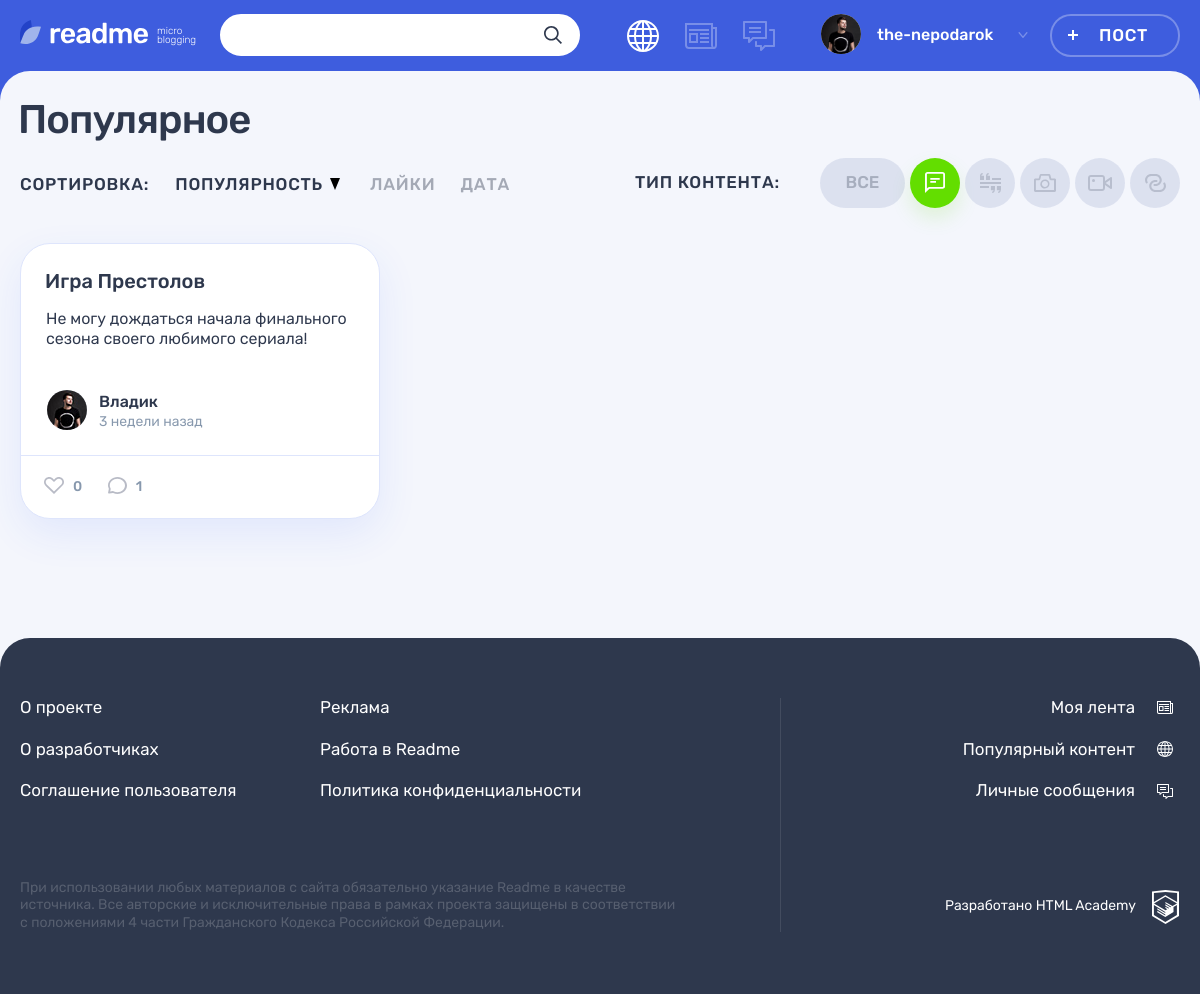
The page /?sort_by=view_count&type_id=1 on the database its author committed.
### tables this page shows
CREATE TABLE content_type
(
  id               TINYINT AUTO_INCREMENT PRIMARY KEY,
  type_name        VARCHAR(20) UNIQUE COMMENT 'название типа',
  type_val         VARCHAR(16) UNIQUE COMMENT 'класс иконки типа',
  type_icon_width  TINYINT COMMENT 'ширина иконки',
  type_icon_height TINYINT COMMENT 'высота иконки'
) COMMENT 'типы постов';

CREATE TABLE post
(
  id                INT AUTO_INCREMENT PRIMARY KEY,
  create_dt         DATETIME DEFAULT CURRENT_TIMESTAMP,
  post_header       VARCHAR(128) COMMENT 'заголовок поста',
  text_content      TEXT,
  quote_origin      VARCHAR(128) COMMENT 'автор/источник цитаты',
  photo_content     VARCHAR(255),
  video_content     VARCHAR(255) COMMENT 'ссылка на видео на YouTube',
  link_text_content VARCHAR(255) COMMENT 'ссылка на сторонний ресурс',
  view_count        INT      DEFAULT 0 COMMENT 'кол-во просмотров',
  user_id           INT,
  is_repost         TINYINT  DEFAULT 0 COMMENT 'является ли репостом',
  origin_post_id    INT COMMENT 'ссылка на оригинальный пост при репосте',
  content_type_id   TINYINT,
  FOREIGN KEY (user_id) REFERENCES user (id),
  FOREIGN KEY (content_type_id) REFERENCES content_type (id),
  INDEX (user_id) COMMENT 'индекс для поиска по пользователям',
  INDEX (content_type_id) COMMENT 'индекс для поиска по типу',
  INDEX (view_count) COMMENT 'индекс для поиска по просмотрам',
  INDEX (is_repost) COMMENT 'индекс для поиска по репостам'
) COMMENT 'таблица постов';

CREATE TABLE user
(
  id            INT AUTO_INCREMENT PRIMARY KEY,
  user_reg_dt   DATETIME DEFAULT CURRENT_TIMESTAMP,
  user_email    VARCHAR(128) NOT NULL UNIQUE,
  user_name     VARCHAR(64)  NOT NULL COMMENT 'имя пользователя',
  user_password CHAR(255)    NOT NULL,
  user_avatar   VARCHAR(255)
) COMMENT 'таблица зарегистрированных пользователей';

### helpers.php (called while the page is built, shortened)
<?php
function get_noun_plural_form(int $number, string $one, string $two, string $many): string
{
    $number = (int)$number;
    $mod10 = $number % 10;
    $mod100 = $number % 100;
    switch (true) {
        case ($mod10 >= 2 && $mod10 <= 4):
            return $two;
    }
}
function include_template($name, array $data = [])
{
    $name = 'templates/' . $name;
    extract($data);
    require $name;
    $result = ob_get_clean();
    return $result;
}

### utils.php (called while the page is built, shortened)
<?php
function slice_string($string, $link = '', $max_post_length = 300)
{
    $result_string = trim($string);
    return $result_string;
}
function get_title_date($date)
{
    $date = strtotime($date);
    return date('d.m.Y H:i', $date);
}
function format_date($date)
{
    $post_date = date_create($date);
    $current_date = date_create('now');
    $diff = date_diff($current_date, $post_date);
    $result = '';
    if ($diff->invert === 0) {
        $result = 'Дата ещё не наступила!';
    } else {
        $minutes_in_hour = 60;
        $hours_in_day = 24;
        $minutes = $diff->i;
        $hours = $diff->h;
        $days = $diff->days;
        if ($days === 0) {
            if ($minutes >= $minutes_in_hour / 2) {
                $hours++;
            }
            $result = $hours ?
                $hours . ' час' . get_noun_plural_form($hours, '', 'а', 'ов')
                :
                $minutes . ' минут' . get_noun_plural_form($minutes, 'у', 'ы', '');
        } else {
            $days_in_week = 7;
            $days_in_month = 30;
            $days_in_year = 365;
            $five_weeks = 35;
            $years = $diff->y;
            if ($hours >= $hours_in_day / 2) {
                $days++;
            }
            if ($days < $days_in_week) {
                $result = $days . ' ' . get_noun_plural_form($days, 'день', 'дня', 'дней');
            } elseif ($days < $five_weeks) {
                $weeks = round($days / $days_in_week);
                $result = $weeks . ' недел' . get_noun_plural_form($weeks, 'ю', 'и', 'ь');
            } elseif ($days < $days_in_year) {
                $months = round($days / $days_in_month);
                $result = $months . ' месяц' . get_noun_plural_form($months, '', 'а', 'ев');
            } elseif ($years) {
                $years = ($days >= $days_in_year / 2) ? $years++ : $years;
                $result = $years . ' ' . get_noun_plural_form($years, 'год', 'года', 'лет');
            }
        }
    }
    return $result;
}
function get_data_from_db(mysqli $src_db, string $query, string $mode = 'all')
{
    $result = mysqli_query($src_db, $query);
    switch ($mode) {
        case 'all':
            $data = mysqli_fetch_all($result, MYSQLI_ASSOC);
            break;
    }
    return $data;
}

### templates/main.php (the view, shortened to what this page needs)
<section class="page__main page__main--popular">
    <div class="container">
        <h1 class="page__title page__title--popular">Популярное</h1>
    </div>
    <div class="popular container">
        <div class="popular__filters-wrapper">
            <div class="popular__sorting sorting">
                <b class="popular__sorting-caption sorting__caption">Сортировка:</b>
                <ul class="popular__sorting-list sorting__list">
                    <li class="sorting__item sorting__item--popular">
                        <a class="sorting__link<?= $sort_by === 'view_count' ? ' sorting__link--active' : ''; ?>" href="?sort_by=view_count<?= $type_filter_url; ?>">
                            <span>Популярность</span>
                            <svg class="sorting__icon" width="10" height="12">
                                <use xlink:href="#icon-sort"></use>
                            </svg>
                        </a>
                    </li>
                    <li class="sorting__item">
                        <a class="sorting__link <?= $sort_by === 'like_count' ? 'sorting__link--active' : ''; ?>" href="?sort_by=like_count<?= $type_filter_url; ?>">
                            <span>Лайки</span>
                        </a>
                    </li>
                    <li class="sorting__item">
                        <a class="sorting__link <?= $sort_by === 'create_dt' ? 'sorting__link--active' : ''; ?>" href="?sort_by=create_dt<?= $type_filter_url; ?>">
                            <span>Дата</span>
                        </a>
                    </li>
                </ul>
            </div>
            <div class="popular__filters filters">
                <b class="popular__filters-caption filters__caption">Тип контента:</b>
                <ul class="popular__filters-list filters__list">
                    <li class="popular__filters-item popular__filters-item--all filters__item filters__item--all">
                        <a class="filters__button filters__button--ellipse filters__button--all<?= $type_id === 0 ? ' filters__button--active' : ''; ?>" href="?sort_by=<?= $sort_by; ?>">
                            <span>Все</span>
                        </a>
                    </li>
                    <?php if ($content_types ?? false):
                              foreach ($content_types as $type): ?>
                    <li class="popular__filters-item filters__item">
                        <a class="filters__button<?= $type_id === $type['id'] ? ' filters__button--active' : ''; ?> filters__button--<?= $type['type_val']; ?> button" href="?<?= 'sort_by=' . $sort_by . '&type_id=' . $type['id']; ?>">
                            <svg class="filters__icon" width="<?= $type['type_icon_width']; ?>" height="<?= $type['type_icon_height']; ?>">
                                <use xlink:href="#icon-filter-<?= $type['type_val']; ?>"></use>
                            </svg>
                        </a>
                    </li>
                    <?php
                              endforeach;
                          endif;
                    ?>
                </ul>
            </div>
        </div>
        <div class="popular__posts">
        <?php if ($posts ?? false): ?>
            <?php foreach ($posts as $post): ?>
            <article class="popular__post post post-<?= $post['type_val']; ?>">
                <header class="post__header">
                    <h2>
                        <a href="post.php?post_id=<?= $post['id']; ?>">
                            <?= $post['post_header']; ?>
                        </a>
                    </h2>
                </header>
                <div class="post__main">
                <?php switch ($post['type_val']):
                        case 'quote': ?>
                        <?php case 'text': ?>
                <p>
                    <?= slice_string($post['text_content'], 'post.php?post_id=' . $post['id']); ?>
                </p>
                        <?php break; ?>
                <?php
                endswitch;
                ?>
                </div>
                <footer class="post__footer">
                    <div class="post__author">
                        <a class="post__author-link" href="#" title="Автор">
                            <div class="post__avatar-wrapper">
                                <?php if ($post['user_avatar']): ?>
                                <img class="post__author-avatar" src="img/<?= $post['user_avatar']; ?>" alt="Аватар пользователя">
                                <?php endif; ?>
                            </div>
                            <div class="post__info">
                                <b class="post__author-name">
                                    <?= $post['user_name']; ?>
                                </b>
                                <?php $pd = $post['create_dt'];  ?>
                                <time class="post__time" title="<?= get_title_date($pd); ?>" datetime="<?= $pd; ?>"><?= format_date($pd); ?> назад</time>
                            </div>
                        </a>
                    </div>
                    <div class="post__indicators">
                        <div class="post__buttons">
                            <a class="post__indicator post__indicator--likes button" href="#" title="Лайк">
                                <svg class="post__indicator-icon" width="20" height="17">
                                    <use xlink:href="#icon-heart"></use>
                                </svg>
                                <span><?= $post['like_count']; ?></span>
                            </a>
                            <a class="post__indicator post__indicator--comments button" href="#" title="Комментарии">
                                <svg class="post__indicator-icon" width="19" height="17">
                                    <use xlink:href="#icon-comment"></use>
                                </svg>
                                <span><?= $post['comment_count']; ?></span>
                            </a>
                        </div>
                    </div>
                </footer>
            </article>
            <?php endforeach; ?>
        <?php else: ?>
            <div>
                <p>Записей нет!</p>
            </div>
        <?php endif; ?>
        </div>
    </div>
</section>

### rows shown on the page
content_type: type_icon_width 20 (drawn)
content_type: type_icon_width 21 (drawn)
content_type: type_icon_width 22 (drawn)
content_type: type_icon_width 24 (drawn)
content_type: type_icon_width 21 (drawn)
post: post_header "Игра Престолов", text_content "Не могу дождаться начала финального сезона своего любимого сериала!", user.user_avatar (picture), user.user_name "Владик", create_dt "3 недели", like_count "0", comment_count "1"

### other values the page prints
$user_name "the-nepodarok"
